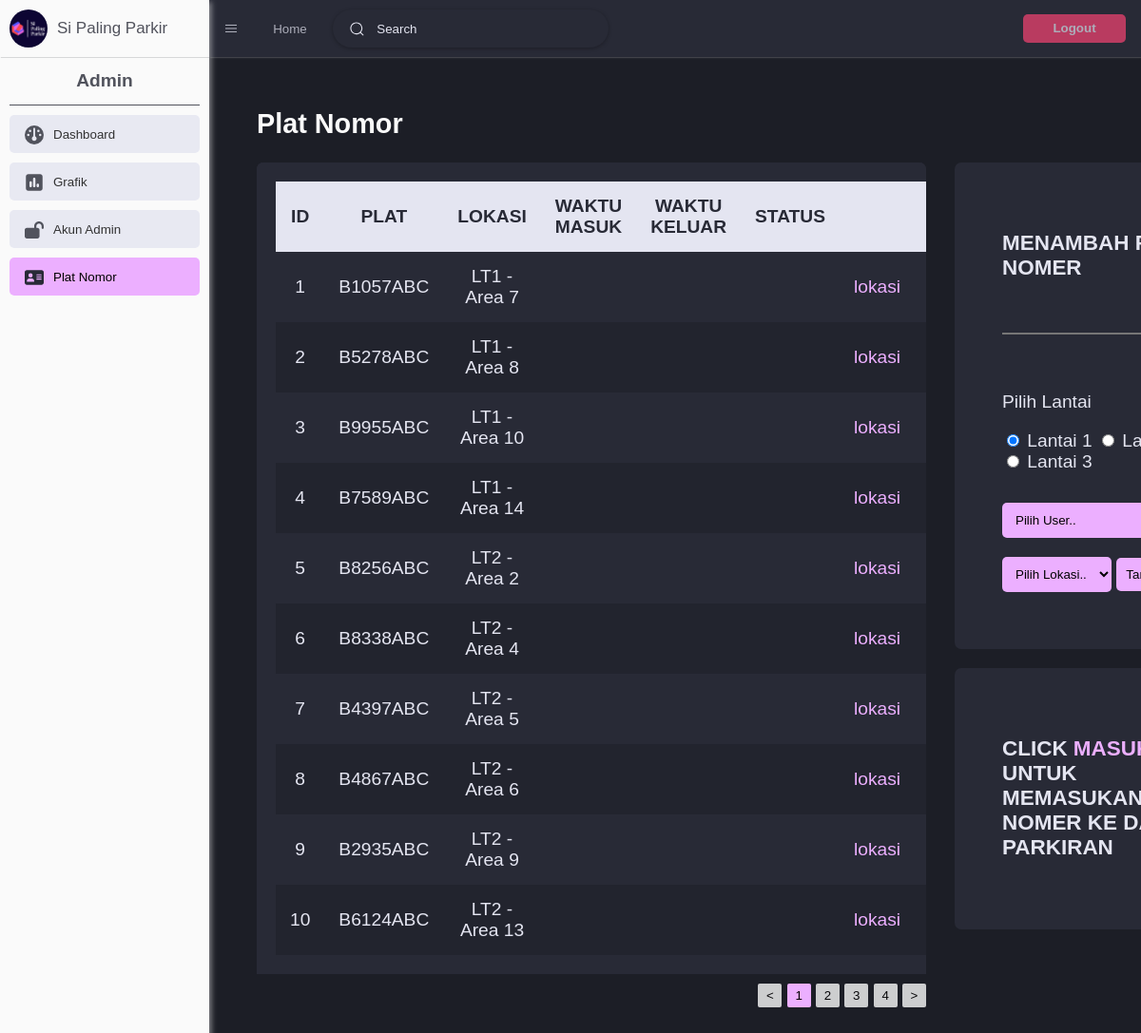
Page /bundle.php?page=platnomor (signed in) on the earlier database version.
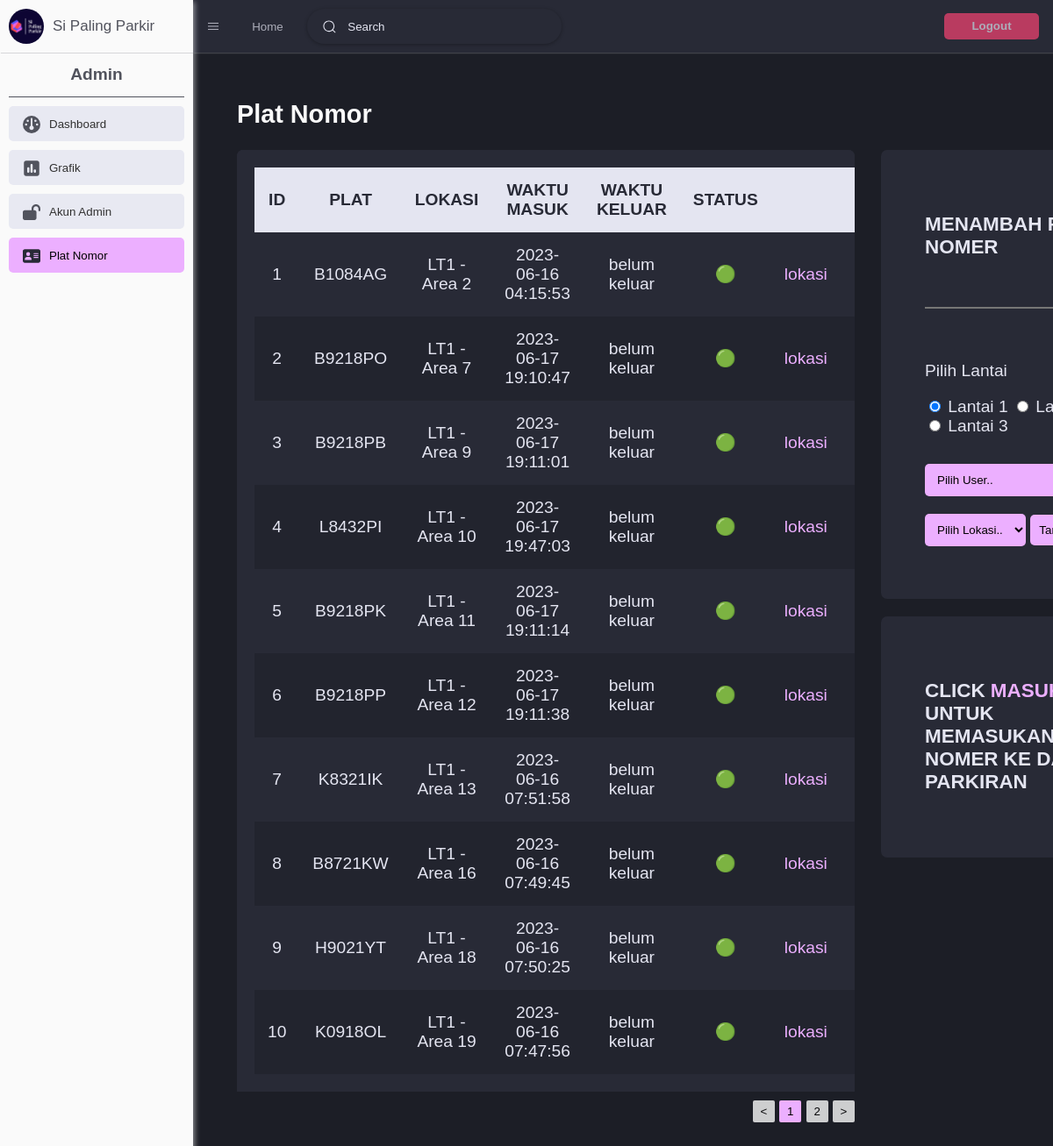
Same page on the later database version.
### tables this page shows
CREATE TABLE `plat_nomor` (
  `nomor` varchar(100) NOT NULL,
  `id` int(11) NOT NULL,
  `lantai` int(11) DEFAULT NULL,
  `lokasi` int(11) DEFAULT NULL,
  `status` tinyint(1) DEFAULT NULL,
  `waktu_masuk` varchar(100) DEFAULT NULL,
  `waktu_keluar` varchar(100) DEFAULT NULL
);

### controller/platnomor.php (called while the page is built, shortened)
<?php
try {
    $list_status = ["🔴", "🟢"];
    $search = "";
    $sql = "SELECT * FROM plat_nomor WHERE nomor LIKE '%$search%' OR nomor LIKE '%$search' OR nomor LIKE '$search%' OR nomor LIKE '$search'";
    $result = mysqli_query($conn, $sql);
    $len_data = mysqli_num_rows($result);
    $page_tabel = 0;
    $limit = $len_data - ($page_tabel*10) >= 10 ? 10 : $len_data - ($page_tabel*10);
    $pembagian = $len_data/10;
    $sql = "SELECT * FROM plat_nomor WHERE nomor LIKE '%$search%' OR nomor LIKE '%$search' OR nomor LIKE '$search%' OR nomor LIKE '$search' ORDER BY `status` DESC, `lantai`, `lokasi` LIMIT ".($page_tabel * 10).", $limit";
    $result_plat = mysqli_query($conn, $sql);
} catch (\Throwable $er) {
    echo (" (platnomor.php) pesan: " . $er);
}
?>

### admin/platnomor.php (the view, shortened to what this page needs)
<link rel="stylesheet" href="style/plat_nomor.css">
<h1>Plat Nomor</h1>
<div class="latarBlkng">
    <div id="tabel">
        <table>
            <tr style="font-weight:bold;">
                <td>ID</td>
                <td>PLAT</td>
                <td>LOKASI</td>
                <td>WAKTU MASUK</td>
                <td>WAKTU KELUAR</td>
                <td>STATUS</td>
                <td colspan="4">AKSI</td>
            </tr>
            <?php $i = ($page_tabel*10+1); while ($data = mysqli_fetch_assoc($result_plat)): ?>
                <tr>
                    <td><?= $i; ?></td>
                    <td><?= $data['nomor'] ?></td>
                    <td>LT<?= $data['lantai']+1 ?> - Area <?= $data['lokasi']+1 ?></td>
                    <td><?= $data['waktu_masuk'] ?></td>
                    <td><?= $data['waktu_keluar'] ?></td>
                    <td><?= $list_status[$data['status']] ?></td>
                    <td><a href="index.php?lt=<?= $data['lantai'] ?>&loc=<?= $data['lokasi'] ?>">lokasi</a></td>
                    <td><a href="bundle.php?page=platnomor&plat=<?= $data['nomor'] ?>">masuk</a></td>
                </tr>
            <?php $i++; endwhile; ?>
        </table>
        <div id="pagination">
            <button><</button>
            <?php for($i = 0; $i < $pembagian; $i++): ?>
                <a href="?page=platnomor&limit=<?= $i ?>&search=<?php if (isset($_GET['search'])) echo $_GET['search'] ?>"><button <?php if($page_tabel == $i) echo "id='paginSelected'"; ?>><?= $i+1 ?></button></a>
            <?php endfor; ?>
            <button>></button>
        </div>
    </div>
    <div id="tambahan">
        <form class="TambahPlat" method="post">
            <h3>MENAMBAH PLAT NOMER</h3>
            <input id="input_text" type="text" name="plat_tambah" required>
            <div class="tombolPlat">
                <div>
                    <p>Pilih Lantai</p>
                    <input type="radio" id="LT1" name="lantai" value="0" onclick="clickRadioTambah(0)" checked>
                    <label for="LT1">Lantai 1</label>
                    <input type="radio" id="LT2" name="lantai" value="1" onclick="clickRadioTambah(1)">
                    <label for="LT2">Lantai 2</label>
                    <input type="radio" id="LT3" name="lantai" value="2" onclick="clickRadioTambah(2)">
                    <label for="LT3">Lantai 3</label>
                </div><br>
                <select name="user" id="tambah_user" required>
                    <option value="" selected disabled>Pilih User..</option>
                </select>
                <select name="lokasi" id="tambah_lokasi" required>
                </select>
                <button>Tambahkan</button>
            </div>
        </form>
        <form id="PlatMtr" method="post">
            <?php if(isset($_GET['plat']) && $boleh_memasukan_plat): ?>
                <h3>MEMASUKAN MOTOR YANG PARKIR</h3>
                <h3>Plat Nomer: <b><?= $_GET['plat'] ?></b></h3>
                <input type="hidden" name="plat_masuk" value="<?= $_GET['plat'] ?>">
                <br><br><br>
                <div class="radio">
                    <p>Pilih Lantai</p>
                    <input type="radio" id="LT1" name="lantai" value="0" onclick="clickRadioMasuk(0)" checked>
                    <label for="LT1">Lantai 1</label>
                    <input type="radio" id="LT2" name="lantai" value="1" onclick="clickRadioMasuk(1)">
                    <label for="LT2">Lantai 2</label>
                    <input type="radio" id="LT3" name="lantai" value="2" onclick="clickRadioMasuk(2)">
                    <label for="LT3">Lantai 3</label>
                </div>
                <select name="lokasi" id="masuk_lokasi" required>
                </select>
                <button>Masukan</button>
            <?php else: ?>
                <h3>CLICK <b>MASUK</b> UNTUK MEMASUKAN PLAT NOMER KE DALAM PARKIRAN</h3>
            <?php endif; ?>
        </form>
    </div>

### bundle.php (shortened to what this page needs)
<?php
$page = false;
try {
    if (isset($_GET['page'])) {
        $page = true;
    }
} catch (\Throwable $er) {
    echo (" (bundle.php) pesan: " . $er);
}
?>
<!DOCTYPE html>
<html lang="en">
<head>
    <link rel="stylesheet" href="style/bundle.css">
</head>
<body>
    <main id="all">
    <header>
        <div id="titleHeader">
            <div><div></div></div>
            <p>Si Paling Parkir</p>
        </div>
        <div id="isiHeader">
            <div id="identitas">Admin</sup></div>
            <div id="gridHeader">
                <button onclick="window.location='bundle.php?page=dashboard';" <?php if ($page) {if ($_GET['page'] == "" || $_GET['page'] == "dashboard" || $_GET['page'] == "edituser") {echo 'id="selected"';}} else echo 'id="selected"'; ?>>
                    <div></div>
                    <p>Dashboard</p>
                </button>
                <button onclick="window.location='bundle.php?page=grafik';" <?php if ($page) if ($_GET['page'] == "grafik") echo 'id="selected"' ?>>
                    <div></div>
                    <p>Grafik</p>
                </button>
                <button onclick="window.location='bundle.php?page=akunadmin';" <?php if ($page) if ($_GET['page'] == "editadmin" || $_GET['page'] == "akunadmin") echo 'id="selected"' ?>>
                    <div><svg viewBox="0 0 576 512"><path d="M352 144c0-44.2 35.8-80 80-80s80 35.8 80 80v48c0 17.7 14.3 32 32 32s32-14.3 32-32V144C576 64.5 511.5 0 432 0S288 64.5 288 144v48H64c-35.3 0-64 28.7-64 64V448c0 35.3 28.7 64 64 64H384c35.3 0 64-28.7 64-64V256c0-35.3-28.7-64-64-64H352V144z"/></svg></div>
                    <p>Akun Admin</p>
                </button>
                <button onclick="window.location='bundle.php?page=platnomor';" <?php if ($page) if ($_GET['page'] == "platnomor") echo 'id="selected"' ?>>
                    <div></div>
                    <p>Plat Nomor</p>
                </button>
            </div>
        </div>
    </header>
    <div><nav>
        <button onclick="menu()">|||</button>
        <button onclick="window.location='index.php';">Home</button>
        <form class="form-search" >
            <label for="search">
                <div class="fancy-bg"></div>
                <div class="search">
                    <input class="input" type="text" placeholder="Search" id="search" name="search">
                </div>
            </label>
        </form>
        <div></div>
        <button onclick="window.location.href='?logout=s<?= $page ? '&page='.$_GET['page'] : '' ?>';" id="logout"><p>Logout</p></button>
    </nav>
    <section>
        <?php
        if ($page) {
            include "controller/$_GET[page].php";
            include "admin/$_GET[page].php";
        } else {
            include "controller/dashboard.php";
            include "admin/dashboard.php";
        }
        ?>
    </section></div>
    </main>
</body>
</html>

### style/bundle.css (style rules this page uses)
body { height: 100%; width: 100%; overflow-x: hidden; overflow-y: auto; background-color: var(--w2); margin: 0; font-family: Arial, Helvetica, sans-serif; font-size: 1.2rem; }
main { display: grid; height: 100%; width: 100%; overflow: hidden; grid-template-columns: 220px auto; }
nav { height: 60px; right: 0; top: 0; grid-template-columns: 50px 50px 300px auto 130px; box-shadow: 1px 0px 2px var(--shadow); background-color: var(--w3); display: grid; column-gap: 10px; }
nav button:nth-child(1) { text-align: bold; transform: rotate(90deg); }
nav button { opacity: 0.7; color: var(--w4); background: transparent; border: none; }
nav #logout p { background-color: var(--danger); height: 30px; line-height: 30px; border-radius: 5px; font-weight: bold; margin-right: 10px; }
header { color: var(--w3); position: relative; background-color: var(--w1); min-height: 100vh; height: 100%; box-shadow: 2px 2px 6px var(--shadow); overflow: hidden; }
header #titleHeader { display: grid; grid-template-columns: 60px auto; box-shadow: 1px 0px 1px var(--w3); height: 60px; margin-top: 0; position: relative; }
header #titleHeader p { position: relative; margin-top: 0; font-family: Arial, Helvetica, sans-serif; font-size: 17px; line-height: 60px; opacity: 0.8; }
header #titleHeader div div { position: relative; height: 40px; width: 40px; left: 10px; top: 10px; border-radius: 50%; background: url(../assets/images/darkmode.jpg); background-size: cover; }
header #isiHeader { padding-inline: 10px; }
header #identitas { height: 50px; line-height: 50px; border-bottom: 1px solid var(--w3); text-align: center; font-weight: bold; opacity: 0.8; }
header #gridHeader { position: relative; margin-top: 10px; display: grid; grid-template-rows: 40px 40px 40px 40px; row-gap: 10px; }
header #gridHeader button { line-height: 0; background: var(--w4); border: none; display: grid; grid-template-columns: 40px auto; border-radius: 5px; opacity: 0.8; }
header #gridHeader #selected { background-color: var(--w5); opacity: 1; }
header #gridHeader p { text-align: left; line-height: 100%; }
header #gridHeader div svg { position: relative; height: 20px; width: 20px; left: 10px; top: 10px; fill: var(--w3); }
a { color: var(--w5); text-decoration: none; cursor: pointer; }
section { padding-block: 30px; padding-inline: 50px; }
h1 { color: var(--w1); }
.form-search { font-size: 0.9rem; gap: 0.5rem; align-items: center; height: 40px; position: relative; isolation: isolate; margin-left: 10px; margin-top: 10px; }
.fancy-bg { position: absolute; width: 100%; inset: 0; border-radius: 30px; z-index: -1; pointer-events: none; box-shadow: rgba(0, 0, 0, 0.3) 0px 1px 4px; }
.form-search label { height: 40px; padding-inline: 1.2em; display: grid; align-items: center; }
.search { fill: var(--w4); left: 1.2em; top: 0; display: grid; grid-template-columns: 17px auto; column-gap: 10px; }
svg { width: 17px; display: grid; }
.input { color: var(--w1); background: none; border: none; }
.input::placeholder { color: var(--w4); }

### widget/warna.php (style rules this page uses)
:root { --w1: #fafafa; --w2: #1c1e26; --w3: #282A36; --w4: #E4E5F1; --w5: #ECAFFF; --darktable: #22242e; --selected: #c072d7; --shadow: rgba(255, 255, 255, 0.5); --danger: #f74373; --warning: #d2a100; --sucess: #23a943; }

Differences in the rows shown:
removed plat_nomor: nomor "B1057ABC", $data['lantai']+1 "1", $data['lokasi']+1 "7"
removed plat_nomor: nomor "B5278ABC", $data['lantai']+1 "1", $data['lokasi']+1 "8"
removed plat_nomor: nomor "B9955ABC", $data['lantai']+1 "1", $data['lokasi']+1 "10"
removed plat_nomor: nomor "B7589ABC", $data['lantai']+1 "1", $data['lokasi']+1 "14"
removed plat_nomor: nomor "B8256ABC", $data['lantai']+1 "2", $data['lokasi']+1 "2"
removed plat_nomor: nomor "B8338ABC", $data['lantai']+1 "2", $data['lokasi']+1 "4"
removed plat_nomor: nomor "B4397ABC", $data['lantai']+1 "2", $data['lokasi']+1 "5"
removed plat_nomor: nomor "B4867ABC", $data['lantai']+1 "2", $data['lokasi']+1 "6"
removed plat_nomor: nomor "B2935ABC", $data['lantai']+1 "2", $data['lokasi']+1 "9"
removed plat_nomor: nomor "B6124ABC", $data['lantai']+1 "2", $data['lokasi']+1 "13"
added plat_nomor: nomor "B1084AG", $data['lantai']+1 "1", $data['lokasi']+1 "2", waktu_masuk "2023-06-16 04:15:53", waktu_keluar "belum keluar", status "🟢"
added plat_nomor: nomor "B9218PO", $data['lantai']+1 "1", $data['lokasi']+1 "7", waktu_masuk "2023-06-17 19:10:47", waktu_keluar "belum keluar", status "🟢"
added plat_nomor: nomor "B9218PB", $data['lantai']+1 "1", $data['lokasi']+1 "9", waktu_masuk "2023-06-17 19:11:01", waktu_keluar "belum keluar", status "🟢"
added plat_nomor: nomor "L8432PI", $data['lantai']+1 "1", $data['lokasi']+1 "10", waktu_masuk "2023-06-17 19:47:03", waktu_keluar "belum keluar", status "🟢"
added plat_nomor: nomor "B9218PK", $data['lantai']+1 "1", $data['lokasi']+1 "11", waktu_masuk "2023-06-17 19:11:14", waktu_keluar "belum keluar", status "🟢"
added plat_nomor: nomor "B9218PP", $data['lantai']+1 "1", $data['lokasi']+1 "12", waktu_masuk "2023-06-17 19:11:38", waktu_keluar "belum keluar", status "🟢"
added plat_nomor: nomor "K8321IK", $data['lantai']+1 "1", $data['lokasi']+1 "13", waktu_masuk "2023-06-16 07:51:58", waktu_keluar "belum keluar", status "🟢"
added plat_nomor: nomor "B8721KW", $data['lantai']+1 "1", $data['lokasi']+1 "16", waktu_masuk "2023-06-16 07:49:45", waktu_keluar "belum keluar", status "🟢"
added plat_nomor: nomor "H9021YT", $data['lantai']+1 "1", $data['lokasi']+1 "18", waktu_masuk "2023-06-16 07:50:25", waktu_keluar "belum keluar", status "🟢"
added plat_nomor: nomor "K0918OL", $data['lantai']+1 "1", $data['lokasi']+1 "19", waktu_masuk "2023-06-16 07:47:56", waktu_keluar "belum keluar", status "🟢"
Other differences:
list line gone: "3"
list line gone: "4"
